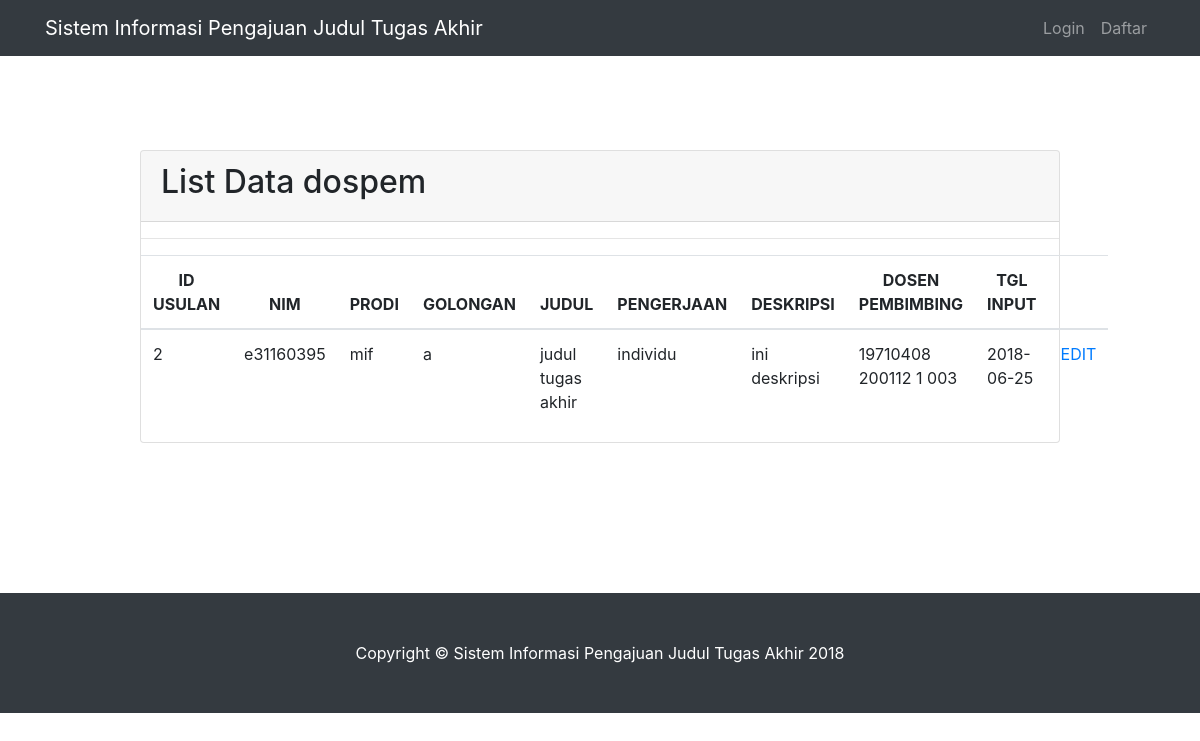
The page /index.php/list_dospem on the database as committed earlier.
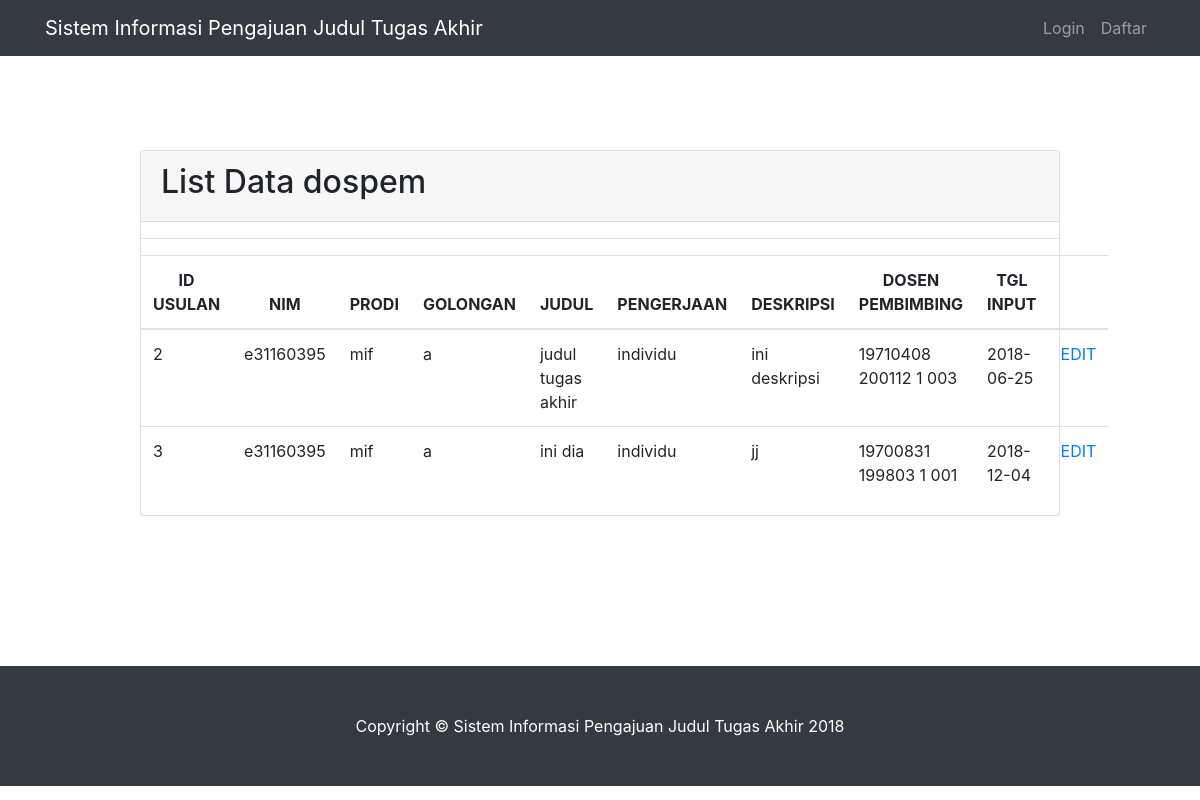
The same page on the database as committed later.
### tables this page shows
CREATE TABLE `usulan_ta_mhs` (
  `id_usulan` int(11) NOT NULL,
  `nim` varchar(9) NOT NULL,
  `prodi` char(3) NOT NULL,
  `golongan` varchar(1) NOT NULL,
  `judul` varchar(100) NOT NULL,
  `pengerjaan` varchar(10) NOT NULL,
  `deskripsi` text NOT NULL,
  `dosen_pembimbing` varchar(30) NOT NULL,
  `tgl_input` date NOT NULL,
  `judul_dosen` varchar(30) NOT NULL,
  `status_pilih` varchar(10) NOT NULL
);

### application/controllers/list_dospem.php (called while the page is built)
<?php
class list_dospem extends CI_Controller{
    function index(){
    	$this->load->view("header");
        $this->load->model("list_dospem_model");
        $data['review'] = $this->list_dospem_model->list_review()->result();
        $data['r'] = $this->list_dospem_model->list_review()->row_array();
        $this->load->view('tampilanlist_dospem',$data);
        $this->load->view("footer");
    }
}
?>

### index.php (called while the page is built, shortened)
<?php
require_once BASEPATH.'core/CodeIgniter.php';

### application/models/list_dospem_model.php (called while the page is built, shortened)
<?php
class list_dospem_model extends CI_Model{
    function list_review(){
        $review = $this->db->get('usulan_ta_mhs');
        return $review;
    }
}

### application/views/tampilanlist_dospem.php (the view)
<section id="header">
    <div class="container">
        <div class="row">
            <div class="col-lg-10 mx-auto">
                <div class="card">
                <div class="card-header">
                        <h2>List Data dospem</h2>
                </div>
<hr>
<table class="table">
    <thead align="center">
    <tr><th>ID USULAN</th>
        <th>NIM</th>
        <th>PRODI</th>
        <th>GOLONGAN</th>
        <th>JUDUL</th>
        <th>PENGERJAAN</th>
        <th>DESKRIPSI</th>
        <th>DOSEN PEMBIMBING
        <th>TGL INPUT</th></th>
        <th colspan="2"></th></tr>
    </thead>
    <tbody>
    <?php
    foreach ($review as $b){
        echo "<tr>
            <td>$b->id_usulan</td>
            <td>$b->nim</td>
            <td>$b->prodi</td>
            <td>$b->golongan</td>
            <td>$b->judul</td>
            <td>$b->pengerjaan</td>
            <td>$b->deskripsi</td>
            <td>$b->dosen_pembimbing</td>
            <td>$b->tgl_input</td>
            <td>".anchor('list_dospem/'.$b->nim,'EDIT')."</td>
            </tr>";
    }
    ?>
    </tbody>
</table>
</div>
</div>
</div>
</section>

### application/views/header.php (shortened to what this page needs)
<!DOCTYPE html>
<html lang="en">
  <head>
    <link href="<?php echo base_url ('assets/vendor/bootstrap/css/bootstrap.min.css') ?>" rel="stylesheet">
    <link href="<?php echo base_url ('assets/css/scrolling-nav.css') ?>" rel="stylesheet">
  </head>
  <body id="page-top">
    <nav class="navbar navbar-expand-lg navbar-dark bg-dark fixed-top" id="mainNav">
      <div class="container">
        <a class="navbar-brand js-scroll-trigger" href="<?php echo base_url()?>">Sistem Informasi Pengajuan Judul Tugas Akhir</a>
        <div class="collapse navbar-collapse" id="navbarResponsive">
          <ul class="navbar-nav ml-auto">
            <li class="nav-item">
              <a class="nav-link js-scroll-trigger" <a href="<?php echo base_url('pilihan')?>">Login</a>
            </li>
            <li class="nav-item">
              <a class="nav-link js-scroll-trigger" <a href="<?php echo base_url('loginmhs/register')?>">Daftar</a>
            </li>
          </ul>
        </div>
      </div>
    </nav>

### application/views/footer.php (shortened to what this page needs)
    <footer class="py-5 bg-dark">
      <div class="container">
        <p class="m-0 text-center text-white">Copyright &copy; Sistem Informasi Pengajuan Judul Tugas Akhir 2018</p>
      </div>
    </footer>
  </body>
</html>

### assets/css/scrolling-nav.css (style rules this page uses)
section { padding: 150px 0; }

Rows that differ between the two databases and show on the page:
added usulan_ta_mhs: id_usulan "3", nim "e31160395", prodi "mif", golongan "a", judul "ini dia", pengerjaan "individu", deskripsi "jj", dosen_pembimbing "19700831 199803 1 001", tgl_input "2018-12-04", nim "EDIT"
